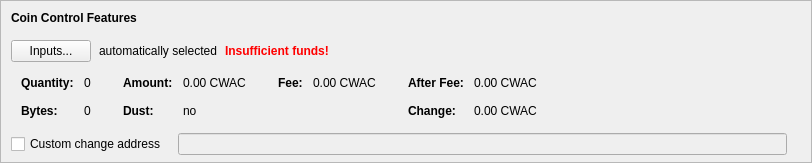
    <widget class="QFrame" name="frameCoinControl">
     <property name="sizePolicy">
      <sizepolicy hsizetype="Expanding" vsizetype="Expanding">
       <horstretch>0</horstretch>
       <verstretch>0</verstretch>
      </sizepolicy>
     </property>
     <property name="maximumSize">
      <size>
       <width>16777215</width>
       <height>16777215</height>
      </size>
     </property>
     <property name="frameShape">
      <enum>QFrame::StyledPanel</enum>
     </property>
     <property name="frameShadow">
      <enum>QFrame::Sunken</enum>
     </property>
     <layout class="QVBoxLayout" name="verticalLayoutCoinControl2">
      <property name="spacing">
       <number>0</number>
      </property>
      <property name="leftMargin">
       <number>0</number>
      </property>
      <property name="topMargin">
       <number>0</number>
      </property>
      <property name="rightMargin">
       <number>0</number>
      </property>
      <property name="bottomMargin">
       <number>6</number>
      </property>
      <item>
       <layout class="QVBoxLayout" name="verticalLayoutCoinControl" stretch="0,0,0,0,1">
        <property name="spacing">
         <number>0</number>
        </property>
        <property name="leftMargin">
         <number>10</number>
        </property>
        <property name="topMargin">
         <number>10</number>
        </property>
        <item>
         <layout class="QHBoxLayout" name="horizontalLayoutCoinControl1">
          <property name="bottomMargin">
           <number>15</number>
          </property>
          <item>
           <widget class="QLabel" name="labelCoinControlFeatures">
            <property name="sizePolicy">
             <sizepolicy hsizetype="Preferred" vsizetype="Maximum">
              <horstretch>0</horstretch>
              <verstretch>0</verstretch>
             </sizepolicy>
            </property>
            <property name="font">
             <font>
              <weight>75</weight>
              <bold>true</bold>
             </font>
            </property>
            <property name="styleSheet">
             <string notr="true">font-weight:bold;</string>
            </property>
            <property name="text">
             <string>Coin Control Features</string>
            </property>
           </widget>
          </item>
         </layout>
        </item>
        <item>
         <layout class="QHBoxLayout" name="horizontalLayoutCoinControl2" stretch="0,0,0,0">
          <property name="spacing">
           <number>8</number>
          </property>
          <property name="bottomMargin">
           <number>10</number>
          </property>
          <item>
           <widget class="QPushButton" name="pushButtonCoinControl">
            <property name="styleSheet">
             <string notr="true"/>
            </property>
            <property name="text">
             <string>Inputs...</string>
            </property>
            <property name="autoDefault">
             <bool>false</bool>
            </property>
           </widget>
          </item>
          <item>
           <widget class="QLabel" name="labelCoinControlAutomaticallySelected">
            <property name="text">
             <string>automatically selected</string>
            </property>
            <property name="margin">
             <number>5</number>
            </property>
           </widget>
          </item>
          <item>
           <widget class="QLabel" name="labelCoinControlInsuffFunds">
            <property name="font">
             <font>
              <weight>75</weight>
              <bold>true</bold>
             </font>
            </property>
            <property name="styleSheet">
             <string notr="true">color:red;font-weight:bold;</string>
            </property>
            <property name="text">
             <string>Insufficient funds!</string>
            </property>
            <property name="margin">
             <number>5</number>
            </property>
           </widget>
          </item>
          <item>
           <spacer name="horizontalSpacerCoinControl">
            <property name="orientation">
             <enum>Qt::Horizontal</enum>
            </property>
            <property name="sizeHint" stdset="0">
             <size>
              <width>40</width>
              <height>1</height>
             </size>
            </property>
           </spacer>
          </item>
         </layout>
        </item>
        <item>
         <widget class="QWidget" name="widgetCoinControl" native="true">
          <property name="sizePolicy">
           <sizepolicy hsizetype="Preferred" vsizetype="Preferred">
            <horstretch>0</horstretch>
            <verstretch>0</verstretch>
           </sizepolicy>
          </property>
          <property name="minimumSize">
           <size>
            <width>0</width>
            <height>0</height>
           </size>
          </property>
          <property name="styleSheet">
           <string notr="true"/>
          </property>
          <layout class="QHBoxLayout" name="horizontalLayoutCoinControl5">
           <property name="leftMargin">
            <number>0</number>
           </property>
           <property name="topMargin">
            <number>0</number>
           </property>
           <property name="rightMargin">
            <number>0</number>
           </property>
           <property name="bottomMargin">
            <number>0</number>
           </property>
           <item>
            <layout class="QHBoxLayout" name="horizontalLayoutCoinControl3" stretch="0,0,0,1">
             <property name="spacing">
              <number>20</number>
             </property>
             <property name="topMargin">
              <number>0</number>
             </property>
             <property name="bottomMargin">
              <number>10</number>
             </property>
             <item>
              <layout class="QFormLayout" name="formLayoutCoinControl1">
               <property name="horizontalSpacing">
                <number>10</number>
               </property>
               <property name="verticalSpacing">
                <number>14</number>
               </property>
               <property name="leftMargin">
                <number>10</number>
               </property>
               <property name="topMargin">
                <number>4</number>
               </property>
               <property name="rightMargin">
                <number>6</number>
               </property>
               <item row="0" column="0">
                <widget class="QLabel" name="labelCoinControlQuantityText">
                 <property name="font">
                  <font>
                   <weight>75</weight>
                   <bold>true</bold>
                  </font>
                 </property>
                 <property name="text">
                  <string>Quantity:</string>
                 </property>
                 <property name="margin">
                  <number>0</number>
                 </property>
                </widget>
               </item>
               <item row="0" column="1">
                <widget class="QLabel" name="labelCoinControlQuantity">
                 <property name="cursor">
                  <cursorShape>IBeamCursor</cursorShape>
                 </property>
                 <property name="contextMenuPolicy">
                  <enum>Qt::ActionsContextMenu</enum>
                 </property>
                 <property name="text">
                  <string notr="true">0</string>
                 </property>
                 <property name="margin">
                  <number>0</number>
                 </property>
                 <property name="textInteractionFlags">
                  <set>Qt::LinksAccessibleByMouse|Qt::TextSelectableByKeyboard|Qt::TextSelectableByMouse</set>
                 </property>
                </widget>
               </item>
               <item row="1" column="0">
                <widget class="QLabel" name="labelCoinControlBytesText">
                 <property name="font">
                  <font>
                   <weight>75</weight>
                   <bold>true</bold>
                  </font>
                 </property>
                 <property name="text">
                  <string>Bytes:</string>
                 </property>
                </widget>
               </item>
               <item row="1" column="1">
                <widget class="QLabel" name="labelCoinControlBytes">
                 <property name="cursor">
                  <cursorShape>IBeamCursor</cursorShape>
                 </property>
                 <property name="contextMenuPolicy">
                  <enum>Qt::ActionsContextMenu</enum>
                 </property>
                 <property name="text">
                  <string notr="true">0</string>
                 </property>
                 <property name="textInteractionFlags">
                  <set>Qt::LinksAccessibleByMouse|Qt::TextSelectableByKeyboard|Qt::TextSelectableByMouse</set>
                 </property>
                </widget>
               </item>
              </layout>
             </item>
             <item>
              <layout class="QFormLayout" name="formLayoutCoinControl2">
               <property name="horizontalSpacing">
                <number>10</number>
               </property>
               <property name="verticalSpacing">
                <number>14</number>
               </property>
               <property name="leftMargin">
                <number>6</number>
               </property>
               <property name="topMargin">
                <number>4</number>
               </property>
               <property name="rightMargin">
                <number>6</number>
               </property>
               <item row="0" column="0">
                <widget class="QLabel" name="labelCoinControlAmountText">
                 <property name="font">
                  <font>
                   <weight>75</weight>
                   <bold>true</bold>
                  </font>
                 </property>
                 <property name="text">
                  <string>Amount:</string>
                 </property>
                 <property name="margin">
                  <number>0</number>
                 </property>
                </widget>
               </item>
               <item row="0" column="1">
                <widget class="QLabel" name="labelCoinControlAmount">
                 <property name="cursor">
                  <cursorShape>IBeamCursor</cursorShape>
                 </property>
                 <property name="contextMenuPolicy">
                  <enum>Qt::ActionsContextMenu</enum>
                 </property>
                 <property name="text">
                  <string notr="true">0.00 CWAC</string>
                 </property>
                 <property name="textInteractionFlags">
                  <set>Qt::LinksAccessibleByMouse|Qt::TextSelectableByKeyboard|Qt::TextSelectableByMouse</set>
                 </property>
                </widget>
               </item>
               <item row="1" column="0">
                <widget class="QLabel" name="labelCoinControlLowOutputText">
                 <property name="font">
                  <font>
                   <weight>75</weight>
                   <bold>true</bold>
                  </font>
                 </property>
                 <property name="text">
                  <string>Dust:</string>
                 </property>
                </widget>
               </item>
               <item row="1" column="1">
                <widget class="QLabel" name="labelCoinControlLowOutput">
                 <property name="cursor">
                  <cursorShape>IBeamCursor</cursorShape>
                 </property>
                 <property name="contextMenuPolicy">
                  <enum>Qt::ActionsContextMenu</enum>
                 </property>
                 <property name="text">
                  <string notr="true">no</string>
                 </property>
                 <property name="textInteractionFlags">
                  <set>Qt::LinksAccessibleByMouse|Qt::TextSelectableByKeyboard|Qt::TextSelectableByMouse</set>
                 </property>
                </widget>
               </item>
              </layout>
             </item>
             <item>
              <layout class="QFormLayout" name="formLayoutCoinControl3">
               <property name="horizontalSpacing">
                <number>10</number>
               </property>
               <property name="verticalSpacing">
                <number>14</number>
               </property>
               <property name="leftMargin">
                <number>6</number>
               </property>
               <property name="topMargin">
                <number>4</number>
               </property>
               <property name="rightMargin">
                <number>6</number>
               </property>
               <item row="0" column="0">
                <widget class="QLabel" name="labelCoinControlFeeText">
                 <property name="font">
                  <font>
                   <weight>75</weight>
                   <bold>true</bold>
                  </font>
                 </property>
                 <property name="text">
                  <string>Fee:</string>
                 </property>
                 <property name="margin">
                  <number>0</number>
                 </property>
                </widget>
               </item>
               <item row="0" column="1">
                <widget class="QLabel" name="labelCoinControlFee">
                 <property name="cursor">
                  <cursorShape>IBeamCursor</cursorShape>
                 </property>
                 <property name="contextMenuPolicy">
                  <enum>Qt::ActionsContextMenu</enum>
                 </property>
                 <property name="text">
                  <string notr="true">0.00 CWAC</string>
                 </property>
                 <property name="textInteractionFlags">
                  <set>Qt::LinksAccessibleByMouse|Qt::TextSelectableByKeyboard|Qt::TextSelectableByMouse</set>
                 </property>
                </widget>
               </item>
              </layout>
             </item>
             <item>
              <layout class="QFormLayout" name="formLayoutCoinControl4">
               <property name="horizontalSpacing">
                <number>10</number>
               </property>
               <property name="verticalSpacing">
                <number>14</number>
               </property>
               <property name="leftMargin">
                <number>6</number>
               </property>
               <property name="topMargin">
                <number>4</number>
               </property>
               <property name="rightMargin">
                <number>6</number>
               </property>
               <item row="0" column="0">
                <widget class="QLabel" name="labelCoinControlAfterFeeText">
                 <property name="font">
                  <font>
                   <weight>75</weight>
                   <bold>true</bold>
                  </font>
                 </property>
                 <property name="text">
                  <string>After Fee:</string>
                 </property>
                 <property name="margin">
                  <number>0</number>
                 </property>
                </widget>
               </item>
               <item row="0" column="1">
                <widget class="QLabel" name="labelCoinControlAfterFee">
                 <property name="cursor">
                  <cursorShape>IBeamCursor</cursorShape>
                 </property>
                 <property name="contextMenuPolicy">
                  <enum>Qt::ActionsContextMenu</enum>
                 </property>
                 <property name="text">
                  <string notr="true">0.00 CWAC</string>
                 </property>
                 <property name="textInteractionFlags">
                  <set>Qt::LinksAccessibleByMouse|Qt::TextSelectableByKeyboard|Qt::TextSelectableByMouse</set>
                 </property>
                </widget>
               </item>
               <item row="1" column="0">
                <widget class="QLabel" name="labelCoinControlChangeText">
                 <property name="font">
                  <font>
                   <weight>75</weight>
                   <bold>true</bold>
                  </font>
                 </property>
                 <property name="text">
                  <string>Change:</string>
                 </property>
                </widget>
               </item>
               <item row="1" column="1">
                <widget class="QLabel" name="labelCoinControlChange">
                 <property name="cursor">
                  <cursorShape>IBeamCursor</cursorShape>
                 </property>
                 <property name="contextMenuPolicy">
                  <enum>Qt::ActionsContextMenu</enum>
                 </property>
                 <property name="text">
                  <string notr="true">0.00 CWAC</string>
                 </property>
                 <property name="textInteractionFlags">
                  <set>Qt::LinksAccessibleByMouse|Qt::TextSelectableByKeyboard|Qt::TextSelectableByMouse</set>
                 </property>
                </widget>
               </item>
              </layout>
             </item>
            </layout>
           </item>
          </layout>
         </widget>
        </item>
        <item>
         <layout class="QHBoxLayout" name="horizontalLayoutCoinControl4" stretch="0,0,0">
          <property name="spacing">
           <number>12</number>
          </property>
          <property name="sizeConstraint">
           <enum>QLayout::SetDefaultConstraint</enum>
          </property>
          <property name="topMargin">
           <number>5</number>
          </property>
          <property name="rightMargin">
           <number>5</number>
          </property>
          <item>
           <widget class="QCheckBox" name="checkBoxCoinControlChange">
            <property name="toolTip">
             <string>If this is activated, but the change address is empty or invalid, change will be sent to a newly generated address.</string>
            </property>
            <property name="text">
             <string>Custom change address</string>
            </property>
           </widget>
          </item>
          <item>
           <widget class="QValidatedLineEdit" name="lineEditCoinControlChange">
            <property name="enabled">
             <bool>false</bool>
            </property>
            <property name="sizePolicy">
             <sizepolicy hsizetype="Expanding" vsizetype="Fixed">
              <horstretch>0</horstretch>
              <verstretch>0</verstretch>
             </sizepolicy>
            </property>
           </widget>
          </item>
          <item>
           <widget class="QLabel" name="labelCoinControlChangeLabel">
            <property name="sizePolicy">
             <sizepolicy hsizetype="Preferred" vsizetype="Expanding">
              <horstretch>0</horstretch>
              <verstretch>0</verstretch>
             </sizepolicy>
            </property>
            <property name="minimumSize">
             <size>
              <width>0</width>
              <height>0</height>
             </size>
            </property>
            <property name="text">
             <string/>
            </property>
            <property name="margin">
             <number>3</number>
            </property>
           </widget>
          </item>
         </layout>
        </item>
        <item>
         <spacer name="verticalSpacerCoinControl">
          <property name="orientation">
           <enum>Qt::Vertical</enum>
          </property>
          <property name="sizeHint" stdset="0">
           <size>
            <width>800</width>
            <height>1</height>
           </size>
          </property>
         </spacer>
        </item>
       </layout>
      </item>
     </layout>
    </widget>
